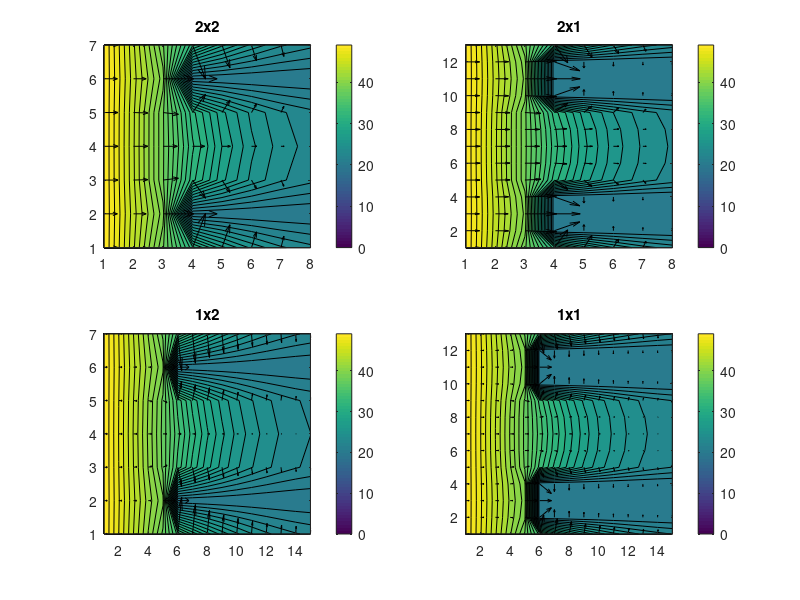

Reproduce this figure in MATLAB. (Note: this script raises an error after producing the figure.)
%Computer Project - Spring 2014
%Group 20

clear
clc

%Constant and Known
h=30;
k=3;
TempB=50;
TempInfinite=20;
length=0.14;
hight=0.12;

for meshCase=1:4  %for switch 1=2x2 2=2x1 3=1x2 4=1x1
    switch meshCase
        case 1
            numberOfLength=8; %number of mesh index = total mesh number +1
            numberOfHight=7;
        case 2
            numberOfLength=8;
            numberOfHight=13;
        case 3
            numberOfLength=15;
            numberOfHight=7;
        case 4
            numberOfLength=15;
            numberOfHight=13;  
    end

    %get some useful coordinate
    topOfFin=1+(numberOfHight-1)/3;
    bottomOfFin=topOfFin+(numberOfHight-1)/3;
    edgeOfBase=1+(numberOfLength-1)*(4/14);

    dl=length/numberOfLength;   %delta length
    dh=hight/numberOfHight;     %delta hight

    %create a temp array and set all elements as temp of air
    T=TempInfinite*ones(numberOfHight,numberOfLength);

    %initial array Temp by boundary
    T(1:numberOfHight,1)=TempB;

    totalRecursiveTimes=1000;
    for times=1:totalRecursiveTimes

        %index i control Y axis,and index j control X axis
        for i=1:numberOfHight
            for j=2:numberOfLength  %j==1 is boundary(==50) , need not to calculate

                %Encapsulate Boolean
                isMiddle= ((j>1&&j<edgeOfBase)&&(i>1&&i<numberOfHight)) || ((j>=edgeOfBase&&j<numberOfLength)&&(i>topOfFin&&i<bottomOfFin));
                isHorizontalEdge= (i==topOfFin||i==bottomOfFin) && (j>edgeOfBase&&j<numberOfLength);
                isVerticalEdge= (j==edgeOfBase&&((i>1&&i<topOfFin)||(i>bottomOfFin&&i<numberOfHight)))||(j==numberOfLength&&(i>topOfFin&&i<bottomOfFin));
                isCorner= ((i==topOfFin||i==bottomOfFin)&&(j==edgeOfBase));
                isVertexOfFin= ((i==topOfFin||i==bottomOfFin)&&j==numberOfLength);
                isTopOfFin= (i==topOfFin);

                if isMiddle %middle
                T(i,j)=( k*(dl/dh)*(T(i-1,j)+T(i+1,j))+ k*(dh/dl)*(T(i,j-1)+T(i,j+1)))/(2*(k*dh/dl)+2*(k*dl/dh));

                elseif isHorizontalEdge %up and down edge of fin without corner				
                    if isTopOfFin
                    T(i,j)=((0.5*k*dh/dl)*(T(i,j+1)+T(i,j-1))+(k*dl/dh)*T(i+1,j)+h*dl*TempInfinite)/(k*dh/dl+k*dl/dh+h*dl);
                    else
                    T(i,j)=((0.5*k*dh/dl)*(T(i,j+1)+T(i,j-1))+(k*dl/dh)*T(i-1,j)+h*dl*TempInfinite)/(k*dh/dl+k*dl/dh+h*dl);
                    end

                elseif isVerticalEdge %left conduction right convection
                    T(i,j)=((k*dh/dl)*T(i,j-1)+(0.5*k*dl/dh)*(T(i+1,j)+T(i-1,j))+h*dh*TempInfinite)/(k*dh/dl+k*dl/dh+h*dh);

                elseif isCorner  %corner of base and fin
                    if isTopOfFin
                        T(i,j)=( (k*dh/dl)*(T(i,j-1)+0.5*T(i,j+1)) + (k*dl/dh)*(T(i+1,j)+0.5*T(i-1,j) ) + TempInfinite*h*(dh+dl)/2 ) / ( 1.5*k*(dl/dh+dh/dl) + (dl+dh)*h*0.5);
                    else
                        T(i,j)=( (k*dh/dl)*(T(i,j-1)+0.5*T(i,j+1)) + (k*dl/dh)*(T(i-1,j)+0.5*T(i+1,j) ) + TempInfinite*h*(dh+dl)/2 ) / ( 1.5*k*(dl/dh+dh/dl) + (dl+dh)*h*0.5);
                    end

                elseif isVertexOfFin %vertex of fin
                    if isTopOfFin
                        T(i,j)=(0.5*k*(dh/dl)*T(i,j-1)+0.5*k*(dl/dh)*T(i+1,j)+0.5*h*TempInfinite*(dh+dl))/(0.5*k*(dh/dl+dl/dh)+0.5*h*(dh+dl));
                    else
                        T(i,j)=(0.5*k*(dh/dl)*T(i,j-1)+0.5*k*(dl/dh)*T(i-1,j)+0.5*h*TempInfinite*(dh+dl))/(0.5*k*(dh/dl+dl/dh)+0.5*h*(dh+dl));
                    end
                end
            end
        end	

        %because Symmetry ,some mesh point will be the same
        for i=1:numberOfLength
            T(1,i)=T(bottomOfFin,i);
            T(numberOfHight,i)=T(topOfFin,i);
        end
    end

    %for debug
    %T

    %figure
    switch meshCase
        case 1
            figureTitle='2x2';
        case 2
            figureTitle='2x1';
        case 3
            figureTitle='1x2';
        case 4
            figureTitle='1x1';
    end
    subplot(2,2,meshCase);
    contourf(T,30)
    axis([1 numberOfLength 1 numberOfHight]);
    shading flat;
    hold on;
    [a,b]=gradient(T);
    quiver(-a,-b,'k')
    colorbar
    title(figureTitle)
end

%calculate efficiency by eff.m
eff